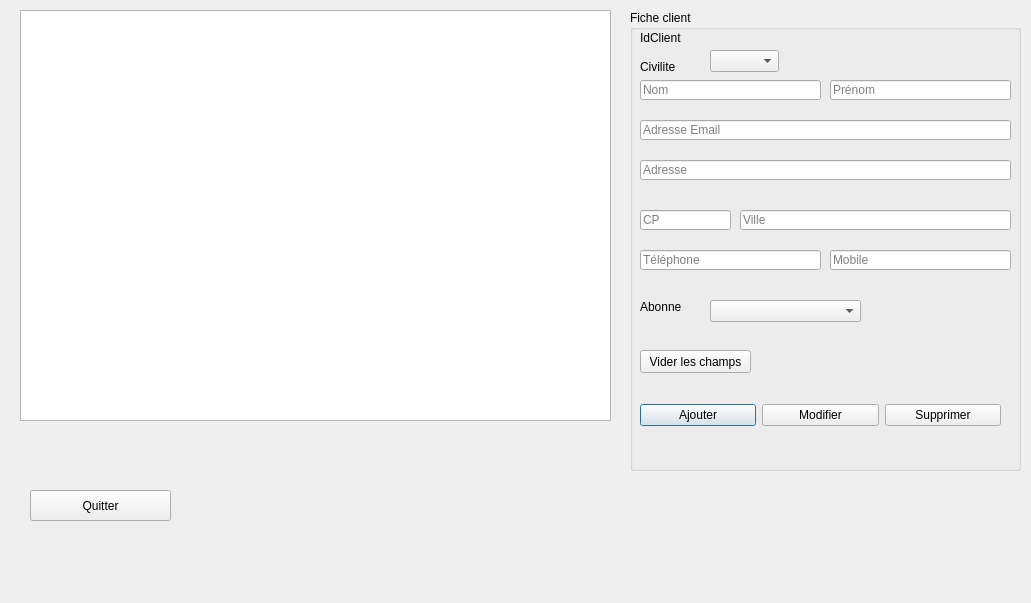
<?xml version="1.0" encoding="UTF-8"?>
<ui version="4.0">
 <class>Clients</class>
 <widget class="QDialog" name="Clients">
  <property name="geometry">
   <rect>
    <x>0</x>
    <y>0</y>
    <width>1031</width>
    <height>603</height>
   </rect>
  </property>
  <property name="windowTitle">
   <string>Dialog</string>
  </property>
  <widget class="QTableView" name="cltTabV">
   <property name="geometry">
    <rect>
     <x>20</x>
     <y>10</y>
     <width>591</width>
     <height>411</height>
    </rect>
   </property>
  </widget>
  <widget class="QGroupBox" name="groupBox">
   <property name="geometry">
    <rect>
     <x>630</x>
     <y>10</y>
     <width>391</width>
     <height>461</height>
    </rect>
   </property>
   <property name="title">
    <string>Fiche client</string>
   </property>
   <widget class="QLineEdit" name="cltTxtEmail">
    <property name="geometry">
     <rect>
      <x>10</x>
      <y>110</y>
      <width>371</width>
      <height>20</height>
     </rect>
    </property>
    <property name="placeholderText">
     <string>Adresse Email</string>
    </property>
   </widget>
   <widget class="QLineEdit" name="cltTxtPrenom">
    <property name="geometry">
     <rect>
      <x>200</x>
      <y>70</y>
      <width>181</width>
      <height>20</height>
     </rect>
    </property>
    <property name="placeholderText">
     <string>Prénom</string>
    </property>
   </widget>
   <widget class="QLineEdit" name="cltTxtNom">
    <property name="geometry">
     <rect>
      <x>10</x>
      <y>70</y>
      <width>181</width>
      <height>20</height>
     </rect>
    </property>
    <property name="placeholderText">
     <string>Nom</string>
    </property>
   </widget>
   <widget class="QWidget" name="horizontalLayoutWidget">
    <property name="geometry">
     <rect>
      <x>10</x>
      <y>370</y>
      <width>361</width>
      <height>71</height>
     </rect>
    </property>
    <layout class="QHBoxLayout" name="horizontalLayout">
     <item>
      <widget class="QPushButton" name="cltBtnAjouter">
       <property name="text">
        <string>Ajouter</string>
       </property>
      </widget>
     </item>
     <item>
      <widget class="QPushButton" name="cltBtnModifier">
       <property name="text">
        <string>Modifier</string>
       </property>
      </widget>
     </item>
     <item>
      <widget class="QPushButton" name="cltBtnSupprimer">
       <property name="text">
        <string>Supprimer</string>
       </property>
      </widget>
     </item>
    </layout>
   </widget>
   <widget class="QLineEdit" name="cltTxtTel">
    <property name="geometry">
     <rect>
      <x>10</x>
      <y>240</y>
      <width>181</width>
      <height>20</height>
     </rect>
    </property>
    <property name="placeholderText">
     <string>Téléphone</string>
    </property>
   </widget>
   <widget class="QLineEdit" name="cltTxtMob">
    <property name="geometry">
     <rect>
      <x>200</x>
      <y>240</y>
      <width>181</width>
      <height>20</height>
     </rect>
    </property>
    <property name="placeholderText">
     <string>Mobile</string>
    </property>
   </widget>
   <widget class="QLineEdit" name="cltTxtAdresse">
    <property name="geometry">
     <rect>
      <x>10</x>
      <y>150</y>
      <width>371</width>
      <height>20</height>
     </rect>
    </property>
    <property name="placeholderText">
     <string>Adresse</string>
    </property>
   </widget>
   <widget class="QLineEdit" name="cltTxtCp">
    <property name="geometry">
     <rect>
      <x>10</x>
      <y>200</y>
      <width>91</width>
      <height>20</height>
     </rect>
    </property>
    <property name="placeholderText">
     <string>CP</string>
    </property>
   </widget>
   <widget class="QLineEdit" name="cltTxtVille">
    <property name="geometry">
     <rect>
      <x>110</x>
      <y>200</y>
      <width>271</width>
      <height>20</height>
     </rect>
    </property>
    <property name="placeholderText">
     <string>Ville</string>
    </property>
   </widget>
   <widget class="QLabel" name="cltLabelIdClient">
    <property name="geometry">
     <rect>
      <x>10</x>
      <y>20</y>
      <width>41</width>
      <height>16</height>
     </rect>
    </property>
    <property name="text">
     <string>IdClient</string>
    </property>
   </widget>
   <widget class="QPushButton" name="cltBtnViderChamps">
    <property name="geometry">
     <rect>
      <x>10</x>
      <y>340</y>
      <width>111</width>
      <height>23</height>
     </rect>
    </property>
    <property name="text">
     <string>Vider les champs</string>
    </property>
   </widget>
   <widget class="QLabel" name="cltLabelCivilite">
    <property name="geometry">
     <rect>
      <x>10</x>
      <y>50</y>
      <width>47</width>
      <height>13</height>
     </rect>
    </property>
    <property name="text">
     <string>Civilite</string>
    </property>
   </widget>
   <widget class="QComboBox" name="cltCBoxCivilite">
    <property name="geometry">
     <rect>
      <x>80</x>
      <y>40</y>
      <width>69</width>
      <height>22</height>
     </rect>
    </property>
    <item>
     <property name="text">
      <string/>
     </property>
    </item>
    <item>
     <property name="text">
      <string>Mme</string>
     </property>
    </item>
    <item>
     <property name="text">
      <string>Mr</string>
     </property>
    </item>
   </widget>
   <widget class="QLabel" name="cltLabelAbonne">
    <property name="geometry">
     <rect>
      <x>10</x>
      <y>290</y>
      <width>47</width>
      <height>13</height>
     </rect>
    </property>
    <property name="text">
     <string>Abonne</string>
    </property>
   </widget>
   <widget class="QComboBox" name="cltCBoxAbonne">
    <property name="geometry">
     <rect>
      <x>80</x>
      <y>290</y>
      <width>151</width>
      <height>22</height>
     </rect>
    </property>
    <item>
     <property name="text">
      <string/>
     </property>
    </item>
    <item>
     <property name="text">
      <string>Abonné(e)</string>
     </property>
    </item>
    <item>
     <property name="text">
      <string>Non abonné(e)</string>
     </property>
    </item>
   </widget>
  </widget>
  <widget class="QPushButton" name="cltBtnQuitter">
   <property name="geometry">
    <rect>
     <x>30</x>
     <y>490</y>
     <width>141</width>
     <height>31</height>
    </rect>
   </property>
   <property name="text">
    <string>Quitter</string>
   </property>
  </widget>
 </widget>
 <tabstops>
  <tabstop>cltCBoxCivilite</tabstop>
  <tabstop>cltTxtNom</tabstop>
  <tabstop>cltTxtPrenom</tabstop>
  <tabstop>cltTxtEmail</tabstop>
  <tabstop>cltTxtAdresse</tabstop>
  <tabstop>cltTxtCp</tabstop>
  <tabstop>cltTxtVille</tabstop>
  <tabstop>cltTxtTel</tabstop>
  <tabstop>cltTxtMob</tabstop>
  <tabstop>cltCBoxAbonne</tabstop>
  <tabstop>cltBtnViderChamps</tabstop>
  <tabstop>cltBtnAjouter</tabstop>
  <tabstop>cltBtnModifier</tabstop>
  <tabstop>cltBtnSupprimer</tabstop>
  <tabstop>cltBtnQuitter</tabstop>
  <tabstop>cltTabV</tabstop>
 </tabstops>
 <resources/>
 <connections/>
</ui>
